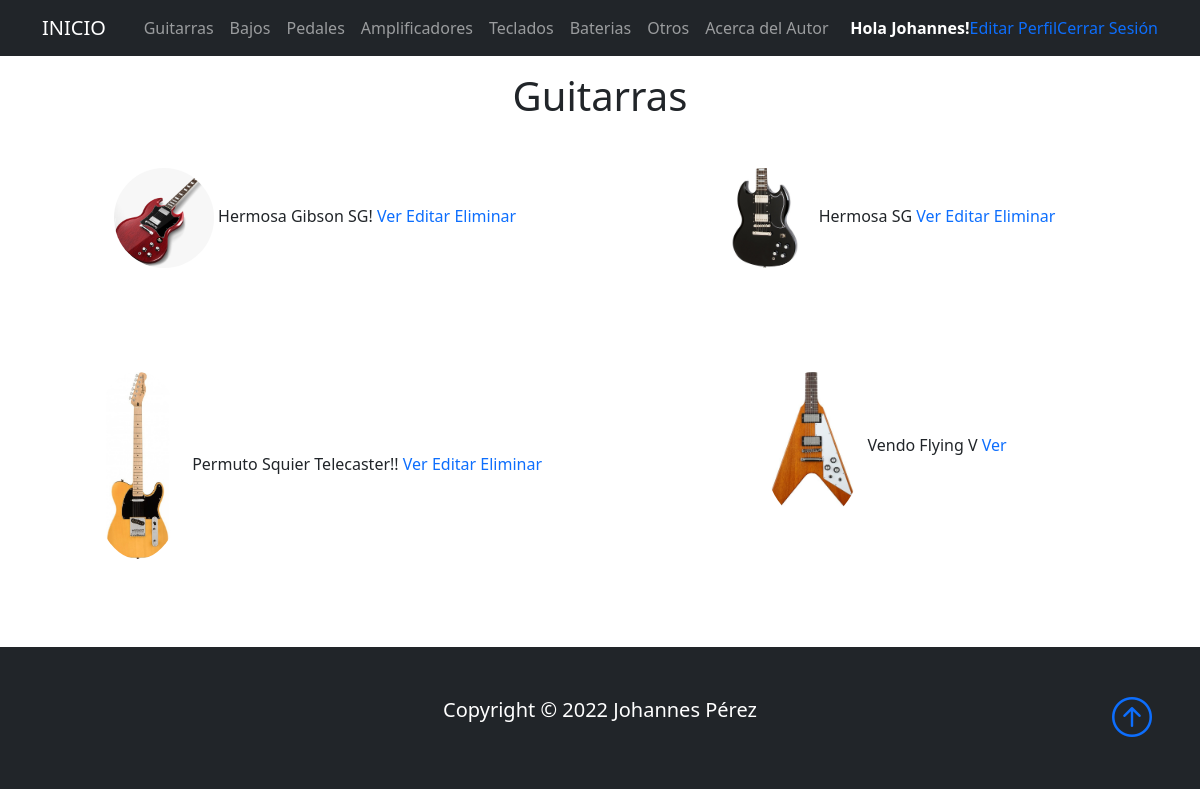
The app's page /listaGuitarras/ (signed in) with its own data.
### Base/models.py (models this page shows, shortened)
class Instrumento(models.Model):
    instrumentoSeleccion = (
    ('guitarra','Guitarra'),
    ('bajo', 'Bajo'),
    ('pedal','Pedal'),
    ('bateria','Bateria'),
    ('teclado','Teclado'),
    ('amplificador','Amplificador'),
    ('otro', 'Otro'),
    )
    usuario = models.ForeignKey(User, on_delete=models.CASCADE, null=True, blank=True)
    titulo = models.CharField(max_length=200)
    instrumento = models.CharField(max_length=15, choices=instrumentoSeleccion, default='guitarra')
    marca = models.CharField(max_length=40)
    modelo = models.CharField(max_length=40)
    descripcion = models.TextField(null=True, blank=True)
    year = models.IntegerField()
    precio = models.DecimalField(max_digits=10, decimal_places=2)
    fechaPublicacion = models.DateTimeField(auto_now_add=True)
    telefonoContacto = models.IntegerField()
    emailContacto = models.EmailField()
    imagenInstrumento = models.ImageField(null=True, blank=True, upload_to="imagenes/")
    class Meta:
        ordering = ['usuario', '-fechaPublicacion']

### Base/views.py (the view)
# urls.py: path('listaGuitarras/', GuitarraLista.as_view(), name='guitarras'),
class GuitarraLista(LoginRequiredMixin, ListView):
    context_object_name = 'guitarras'
    queryset = Instrumento.objects.filter(instrumento__startswith='guitarra')
    template_name = 'Base/listaGuitarras.html'
    login_url = '/login/'

### Base/templates/Base/listaGuitarras.html
{% extends 'Base/home.html' %}
{% block content %}
<section class="text-dark p-5 p-lg-0 pt-lg-5 text-center">
<br>
<div class="container text-center">
    <h1>Guitarras</h1>
</div>
<br>
<div class="container">
    <div class="row">
            {% for guitarra in guitarras %}
            <div class="col-sm-6 align-items-center">
                <div class="card-body">
                <img src="{{guitarra.imagenInstrumento.url}}" class="rounded-circle" width="100px">
                {{guitarra.titulo}}
                <a href="{% url 'guitarra' guitarra.id %}">Ver</a>
                {% if user.id == guitarra.usuario.id %}
                <a href="{% url 'guitarra_editar' guitarra.id %}">Editar</a>
                <a href="{% url 'guitarra_eliminar' guitarra.id %}">Eliminar</a>
                <br>
                <br>
                <br>
                <br>
                {% endif %}
                </div>
            </div>
            {% endfor %}
    </div>
</div>
</section>
{% endblock %}

### Base/templates/Base/home.html (shortened to what this page needs)
<!DOCTYPE html>
<html lang="en">
<head>
    <link href="https://cdn.jsdelivr.net/npm/bootstrap@5.0.2/dist/css/bootstrap.min.css" rel="stylesheet"
>
    <link rel="stylesheet" href="https://cdn.jsdelivr.net/npm/bootstrap-icons@1.3.0/font/bootstrap-icons.css">
    <link href='https://api.mapbox.com/mapbox-gl-js/v2.8.1/mapbox-gl.css' rel='stylesheet' />
    {% load static %}
    <link rel="stylesheet" type="text/css" href="{% static 'Base/style.css' %}">
</head>
<body>
    <nav class="navbar navbar-expand-lg bg-dark navbar-dark py-2 fixed-top">
      <div class="container">
        <a href="{% url 'home' %}" class="navbar-brand">INICIO</a>
            <div class="collapse navbar-collapse" id="navmenu">
              <ul class="navbar-nav ms-auto">
                <li class="nav-item">
                  <a class="nav-link" href="{% url 'guitarras' %}">Guitarras</a>
                </li>
                <li class="nav-item">
                  <a class="nav-link" href="{% url 'bajos' %}">Bajos</a>
                </li>
                <li class="nav-item">
                  <a class="nav-link" href="{% url 'pedales' %}">Pedales</a>
                </li>
                <li class="nav-item">
                  <a class="nav-link" href="{% url 'amplificadores' %}">Amplificadores</a>
                </li>
                <li class="nav-item">
                  <a class="nav-link" href="{% url 'teclados' %}">Teclados</a>
                </li>
                <li class="nav-item">
                  <a class="nav-link" href="{% url 'baterias' %}">Baterias</a>
                </li>
                <li class="nav-item">
                  <a class="nav-link" href="{% url 'otros' %}">Otros</a>
                </li>
                <li class="nav-item">
                  <a class="nav-link" href="{% url 'acerca_de_mi' %}">Acerca del Autor</a>
                </li>
              </ul>
                {% if request.user.is_authenticated %}
              <ul class="navbar-nav ms-auto">
              <li class="nav-item">
                <strong><span style="color:white"> Hola {{request.user.first_name}}!</span></strong>
              </li>
              <li class="nav-item">
                <a href="{% url 'editar_perfil' %}">Editar Perfil</a>
              </li>
              <li class="nav-item">
                <a href="{% url 'logout' %}">Cerrar Sesión</a>
              </li>
            {% endif %}
          </div>
      </div>
  </nav>
      {% block content %}{% endblock %}
  <footer class="p-5 bg-dark text-white text-center position-relative">
      <div class="container">
          <p class="lead">Copyright &copy; 2022 Johannes Pérez</p>
          <a href="" class="position-absolute bottom-0 end-0 p-5">
              <i class="bi bi-arrow-up-circle h1"></i>
          </a>
      </div>
  </footer>
</body>
</html>

### Base/static/Base/style.css (style rules this page uses)
a { text-decoration: none; }
ul { list-style: none; }

### records on screen
Instrumento: imagenInstrumento (picture), titulo "Hermosa Gibson SG!", shows "Editar"
Instrumento: imagenInstrumento (picture), titulo "Hermosa SG", shows "Editar"
Instrumento: imagenInstrumento (picture), titulo "Permuto Squier Telecaster!!", shows "Editar"
Instrumento: imagenInstrumento (picture), titulo "Vendo Flying V"

### other values on screen
{{ request.user.first_name }} "Johannes"
